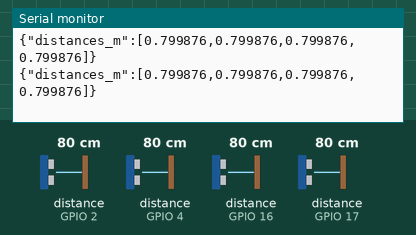
The sketch below on a simulated ESP32. Parts: the last lines printed to the serial monitor. Wiring (inferred from the names in the program): 4 × ultrasonic range finder: trigger GPIO 5, echo GPIO 17 / trigger GPIO 18, echo GPIO 16 / trigger GPIO 19, echo GPIO 4 / trigger GPIO 21, echo GPIO 2. Inputs (shaded band) come from the test bench; at power-on: distance to the obstacle (sensors on GPIO 2, GPIO 4, GPIO 16, GPIO 17) 80 cm. The echo pulse lasts 58.3 µs per cm.

Above: at 1.2 s.
1.3 s: distance to the obstacle (sensor on GPIO 2) set to 2 cm
At 1.9 s:
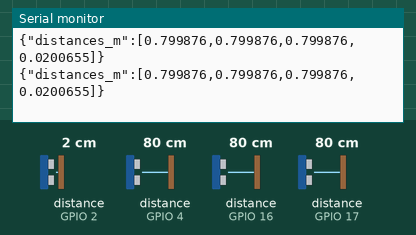
2.8 s: distance to the obstacle (sensor on GPIO 4) set to 2 cm
At 3.4 s:
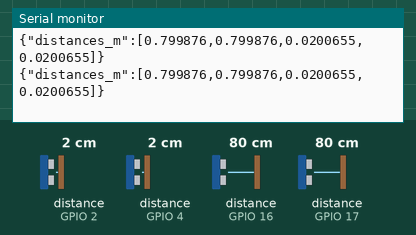
4.3 s: distance to the obstacle (sensor on GPIO 16) set to 2 cm
At 5.4 s:
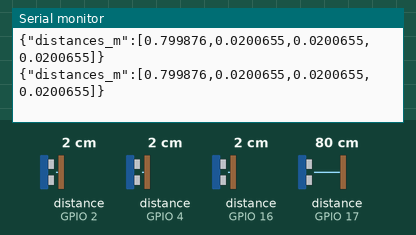
5.8 s: distance to the obstacle (sensor on GPIO 17) set to 2 cm
At 6.3 s:
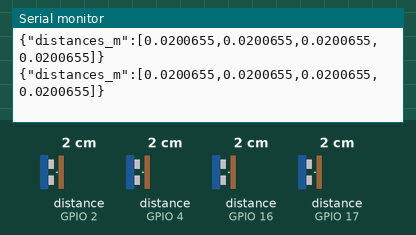
7.3 s: distance to the obstacle (sensor on GPIO 2) set to 4 cm
At 7.9 s:
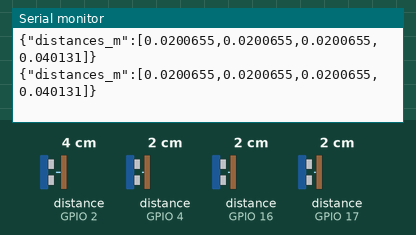
8.8 s: distance to the obstacle (sensor on GPIO 4) set to 4 cm
At 9.3 s:
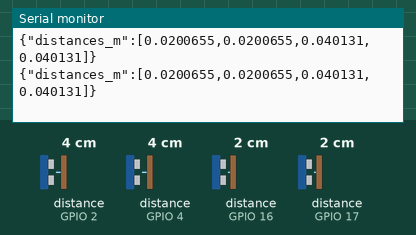
Timing chart, 0 to 11.3 s (numbered marks = the images above; inputs shaded):
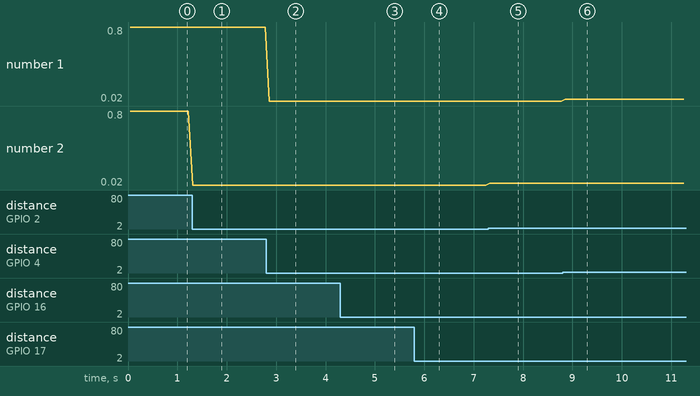

Measured:
- after the input at 1.3 s, the serial monitor: prints a new line at once (image 1)
- after the input at 2.8 s, the serial monitor: prints a new line after 0.06 s (image 2)
- after the input at 4.3 s, the serial monitor: prints a new line at once (image 3)
- after the input at 5.8 s, the serial monitor: prints a new line after 0.07 s (image 4)
- after the input at 7.3 s, the serial monitor: prints a new line at once (image 5)
- after the input at 8.8 s, the serial monitor: prints a new line after 0.05 s (image 6)
- plotted number 2: 0.8 → 0.02 after the input at 1.3 s, 0.02 → 0.04 after the input at 7.3 s

The sketch:

esp32_ultrasonic_front.ino
```cpp
#include <ArduinoJson.h>
const int trigPins[4]={5,18,19,21}; const int echoPins[4]={17,16,4,2};
float readDistanceM(int trigPin,int echoPin){ digitalWrite(trigPin,LOW); delayMicroseconds(2); digitalWrite(trigPin,HIGH); delayMicroseconds(10); digitalWrite(trigPin,LOW); long duration=pulseIn(echoPin,HIGH,30000); if(duration<=0) return 9.9f; return (duration*0.000343f)/2.0f; }
void setup(){ Serial.begin(115200); for(int i=0;i<4;++i){ pinMode(trigPins[i],OUTPUT); pinMode(echoPins[i],INPUT);} }
void loop(){ StaticJsonDocument<256> doc; JsonArray arr=doc.createNestedArray("distances_m"); for(int i=0;i<4;++i){ arr.add(readDistanceM(trigPins[i], echoPins[i])); delay(5);} serializeJson(doc,Serial); Serial.println(); delay(50);}
```
